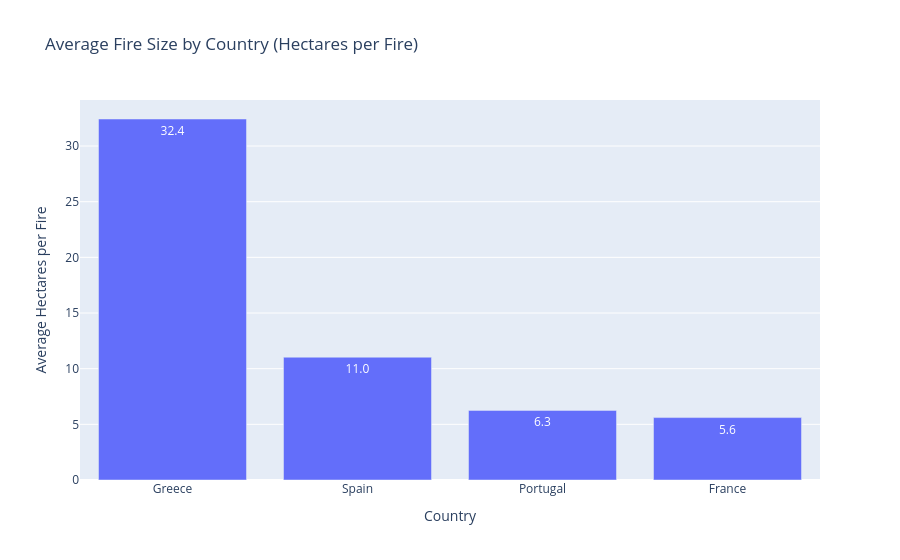

The code cell stored with this chart in its notebook:
### Code cell
fig = px.bar(avg_fires_focus, x='country_name', y='ha_per_fire',
             title='Average Fire Size by Country (Hectares per Fire)',
             labels={'ha_per_fire': 'Average Hectares per Fire', 'country_name': 'Country'},
             text_auto='.1f')
fig.show()

### Figure 1 — Plotly figure (JSON) as saved in the notebook; plotly's stock layout.template omitted (floating-point values rounded to 4 significant figures)
{"data": [{"alignmentgroup": "True", "hovertemplate": "Country=%{x}<br>Average Hectares per Fire=%{y}<extra></extra>", "legendgroup": "", "marker": {"color": "#636efa", "pattern": {"shape": ""}}, "name": "", "offsetgroup": "", "orientation": "v", "showlegend": false, "textposition": "auto", "texttemplate": "%{y:.1f}", "type": "bar", "x": ["Greece", "Spain", "Portugal", "France"], "xaxis": "x", "y": [32.43, 11.03, 6.253, 5.606], "yaxis": "y"}], "layout": {"barmode": "relative", "legend": {"tracegroupgap": 0}, "title": {"text": "Average Fire Size by Country (Hectares per Fire)"}, "xaxis": {"anchor": "y", "domain": [0, 1], "title": {"text": "Country"}}, "yaxis": {"anchor": "x", "domain": [0, 1], "title": {"text": "Average Hectares per Fire"}}}}
